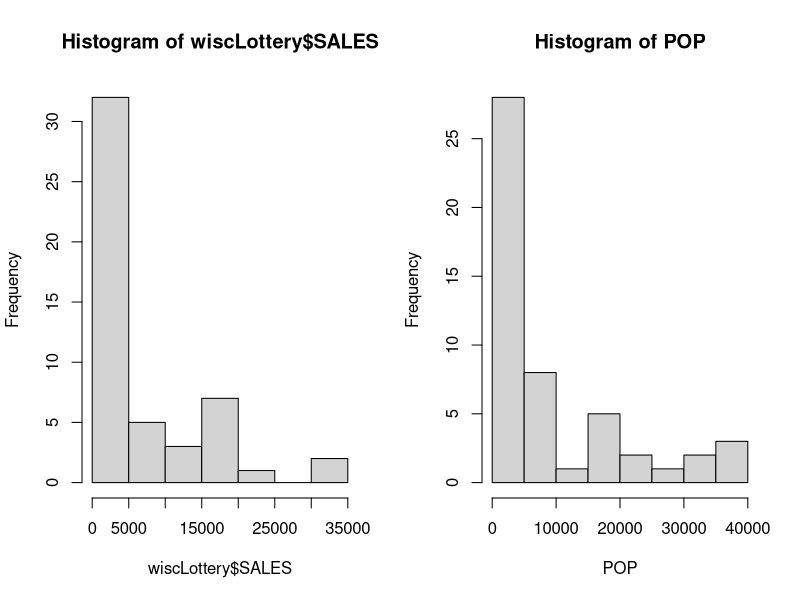
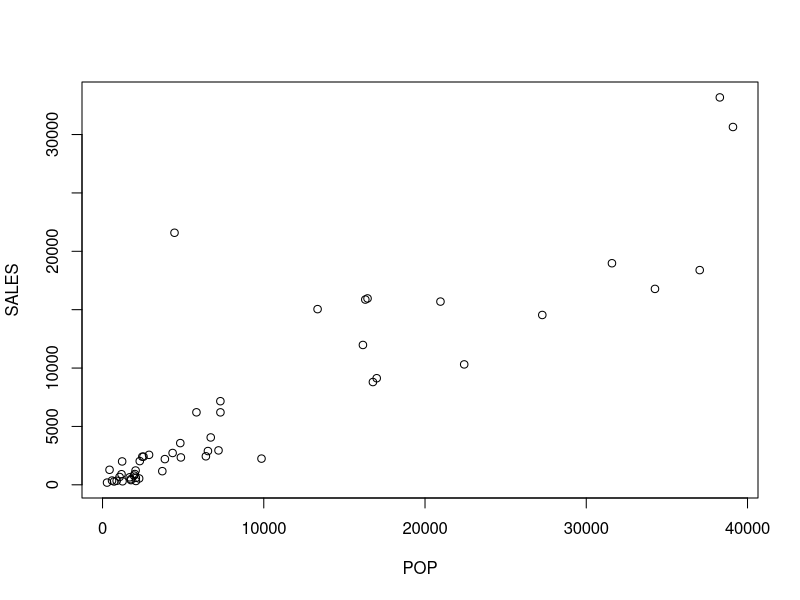

R code for these plots, in order:
## ---- chunk 1
knitr::opts_chunk$set(echo = TRUE)
## ---- chunk 2
wiscLottery <- read.csv("WiscLottery-1.csv", header = TRUE)

attach(wiscLottery)
names(wiscLottery)

summary(wiscLottery$SALES)
summary(SALES)


par(mfrow = c(1, 2))
hist(wiscLottery$SALES)
hist(POP)

par(mfrow = c(1, 1))
plot(POP, SALES)
## ---- chunk 3
lm1 <- lm(SALES ~ POP, data = wiscLottery)
lm2 <- lm(SALES ~ POP + ZIP, data = wiscLottery)
lm1
lm2

